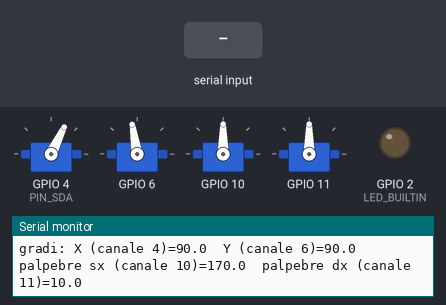
Simulated run of this sketch. Board: ESP8266 (Wemos D1 mini). Shown: 4 × servo, output pins drawn as LEDs (lit = HIGH, except the on-board LED, lit = LOW), the last lines printed to the serial monitor. Wiring (inferred from the names in the program): PCA9685 PWM driver at I2C address 0x40. The inputs (shaded band) are chosen by the test bench. Random numbers use the default seed unless the sketch sets one; servo pulses on a pin are drawn as a servo (544–2400 µs = 0–180°).

Above: at 2.4 s.
2.5 s: "r\n" received over Serial
At 4.15 s:
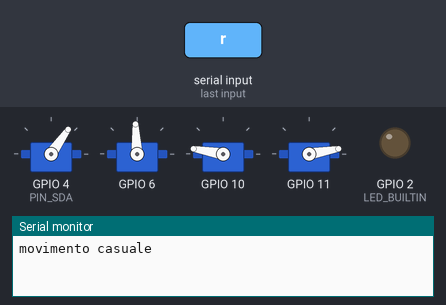
5.5 s: "b\n" received over Serial
At 6.6 s:
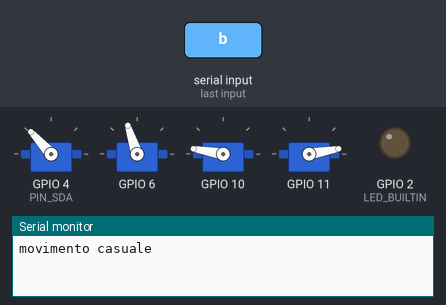
8.5 s: "c\n" received over Serial
At 8.9 s:
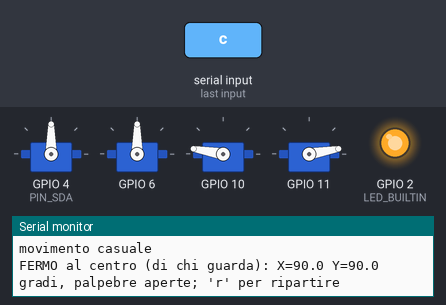
10.0 s: "r\n" received over Serial
At 14.14 s:
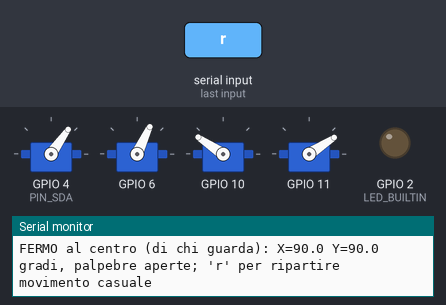
16.0 s: "w\n" received over Serial
19.0 s: "s\n" received over Serial
Timing chart, 0 to 25.5 s (numbered marks = the images above; inputs shaded):
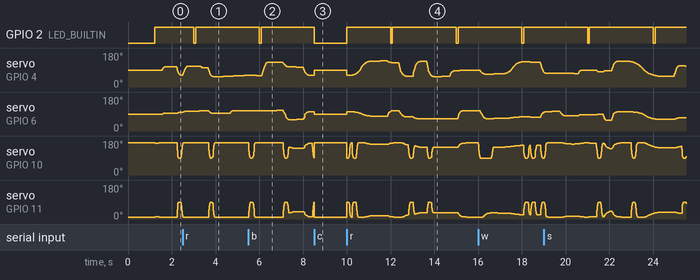

The sketch:

EyeD85_random.ino
```cpp
// =====================================================================
//  EyeD85_random — movimento naturale degli occhi EyeMech D85
// =====================================================================
//  Scheda: ESP8266 (modulo ESP-12F, es. NodeMCU o Wemos D1 mini) con una
//  PCA9685 su I2C. 4 servo: X e Y muovono insieme i due bulbi, ogni occhio
//  ha il suo servo palpebre (superiore + inferiore insieme).
//  Taratura e range in config.h (valori trovati con EyeD85_zero).
//
//  Comportamento (come EyeNode_random, per una sola testa, ma "teatrale":
//  usa tutta la corsa tarata e guarda spesso verso bordi e angoli):
//    fissazione di un punto con micro-movimenti -> saccade verso un nuovo
//    punto (a volte uno spostamento lento di scansione); le palpebre
//    seguono lo sguardo (guardando in basso si abbassano); battiti di
//    ciglia casuali, a volte doppi, spesso dopo un grande spostamento,
//    ogni tanto un occhiolino; "umore" che cambia ogni 1-4 minuti
//    (calmo, curioso, agitato, assonnato).
//
//  Seriale 115200, comandi di una lettera:
//    c   sguardo al centro tarato, palpebre tutte aperte (verifica taratura)
//    1-9 sguardo fermo a un estremo della taratura, come sul tastierino
//        numerico visto da chi guarda gli occhi: 6 = tutto a destra,
//        4 = a sinistra, 8 = in alto, 2 = in basso, 7 9 1 3 = angoli,
//        5 = centro; palpebre tutte aperte
//    r   riprende il movimento casuale
//    b   battito di ciglia
//    w   occhiolino (alterna sinistra/destra)
//    s   stato
//
//  Librerie: solo Wire (inclusa nel core).
// =====================================================================
#include <Wire.h>
#include <math.h>
#if defined(ESP8266)
  #include <ESP8266WiFi.h>
#endif
#include "config.h"

const uint16_t UPDATE_MS = 10;
const uint8_t LID_L = 1, LID_R = 2, LID_BOTH = 3;    // maschera delle palpebre che sbattono

enum Mode { MODE_RANDOM, MODE_HOLD };

// ----------------------------------------------------------- utilita'
static float frand(float a, float b) { return a + (b - a) * (random(0, 10001) / 10000.0f); }
static bool chance(float p) { return random(0, 10000) < (long)(p * 10000.0f); }
static float clampf(float v, float lo, float hi) { return v < lo ? lo : (v > hi ? hi : v); }
static float easeOutCubic(float t) { t = 1.0f - t; return 1.0f - t * t * t; }
static float easeInOutCubic(float t) {
  if (t < 0.5f) return 4.0f * t * t * t;
  float u = -2.0f * t + 2.0f;
  return 1.0f - u * u * u / 2.0f;
}

// Movimento interpolato da 'from' a 'to' in 'dur' ms
struct Move {
  float from = 0, to = 0, cur = 0;
  uint32_t t0 = 0;
  uint16_t dur = 0;
  bool smooth = false;     // false = saccade (parte veloce), true = lento in/out
  void go(float target, uint16_t ms, bool sm, uint32_t now) {
    from = cur; to = target; t0 = now; dur = ms; smooth = sm;
    if (ms == 0) cur = to;
  }
  bool done(uint32_t now) const { return dur == 0 || now - t0 >= dur; }
  void update(uint32_t now) {
    if (done(now)) { cur = to; return; }
    float t = (now - t0) / (float)dur;
    cur = from + (to - from) * (smooth ? easeInOutCubic(t) : easeOutCubic(t));
  }
};

// ----------------------------------------------------------- umori
struct Mood { const char *name; float fix, speed, range, blink, lid; uint8_t weight; };
const Mood MOODS[] = {
  // nome        fissaz. veloc. ampiezza battiti palpebre peso
  { "calmo",     1.3f,   0.85f, 0.85f,   1.20f,  0.00f,   15 },
  { "curioso",   1.0f,   1.00f, 1.00f,   1.00f,  0.05f,   40 },
  { "agitato",   0.45f,  1.25f, 1.00f,   0.60f,  0.10f,   35 },
  { "assonnato", 1.6f,   0.65f, 0.75f,   1.60f, -0.35f,   10 },
};
const uint8_t MOOD_SLEEPY = 3, N_MOODS = sizeof(MOODS) / sizeof(MOODS[0]);

// ----------------------------------------------------------- PCA9685
// Driver minimo (come EyeNode_2servo), senza librerie esterne
float pcaHz = 50.0f;
void pcaWrite8(uint8_t reg, uint8_t v) {
  Wire.beginTransmission(PCA_ADDR); Wire.write(reg); Wire.write(v); Wire.endTransmission();
}
bool pcaBegin() {
#if defined(ESP8266) || defined(ESP32)
  Wire.begin(PIN_SDA, PIN_SCL);
#else
  Wire.begin();
#endif
  Wire.setClock(100000);
  Wire.beginTransmission(PCA_ADDR);
  if (Wire.endTransmission() != 0) return false;
  uint8_t pre = (uint8_t)(PCA_OSC_HZ / (4096.0f * 50.0f) + 0.5f) - 1;
  pcaHz = PCA_OSC_HZ / (4096.0f * (pre + 1));
  pcaWrite8(0x00, 0x10);                     // MODE1: sleep (per cambiare prescaler)
  pcaWrite8(0xFE, pre);                      // PRE_SCALE
  pcaWrite8(0x00, 0x20);                     // MODE1: sveglia + auto-incremento
  delay(1);
  pcaWrite8(0x00, 0xA0);                     // restart
  pcaWrite8(0x01, 0x04);                     // MODE2: uscite totem-pole
  return true;
}
void pcaChannel(uint8_t ch, uint16_t on, uint16_t off) {
  Wire.beginTransmission(PCA_ADDR);
  Wire.write(0x06 + 4 * ch);
  Wire.write(on & 0xFF); Wire.write(on >> 8); Wire.write(off & 0xFF); Wire.write(off >> 8);
  Wire.endTransmission();
}

struct Out {                       // un canale della PCA9685, comandato in gradi
  uint8_t ch = 0;
  int lastTicks = -1;
  float deg = 90;
  void write(float d) {
    deg = clampf(d, 0.0f, 180.0f);
    float us = US_0 + (US_180 - US_0) * deg / 180.0f;
    int ticks = (int)(us * 4096.0f * pcaHz / 1000000.0f + 0.5f);
    if (ticks == lastTicks) return;
    lastTicks = ticks;
    pcaChannel(ch, 0, ticks);
  }
};

static float axisDeg(const AxisCal &c, float v) {
  v = clampf(v, -1.0f, 1.0f);
  return v >= 0 ? c.mid + (c.pos - c.mid) * v : c.mid + (c.mid - c.neg) * v;
}
static float lidDeg(const LidCal &c, float v) {
  return c.closed + (c.open - c.closed) * clampf(v, 0.0f, 1.0f);
}

// ----------------------------------------------------------- stato
Out outX, outY, outLidL, outLidR;
Mode mode = MODE_RANDOM;
uint8_t mood = 1;
Move gazeX, gazeY, lid;
float fixX = 0, fixY = 0, microX = 0, microY = 0, lidLevel = LID_OPEN_REST;
float holdX = 0, holdY = 0;                // sguardo nella posa ferma (MODE_HOLD)
uint8_t blinkPhase = 0, blinksPending = 0, blinkMask = LID_BOTH;   // fase: 0 nessuna, 1 chiusura, 2 chiuse, 3 apertura
uint8_t lastWink = LID_R;
uint32_t blinkHoldUntil = 0, nextGazeAt = 0, nextMicroAt = 0, nextBlinkAt = 0, nextMoodAt = 0;
uint32_t lastUpdate = 0, lastPcaTry = 0;
bool pcaOk = false;

void pickMood(uint32_t now) {
  uint16_t total = 0;
  for (uint8_t i = 0; i < N_MOODS; i++) total += MOODS[i].weight;
  long r = random(0, total);
  for (uint8_t i = 0; i < N_MOODS; i++) {
    if (r < MOODS[i].weight) { mood = i; break; }
    r -= MOODS[i].weight;
  }
  nextMoodAt = now + random(MOOD_MIN_MS, MOOD_MAX_MS);
  Serial.print(F("umore: ")); Serial.println(MOODS[mood].name);
}

// Apertura delle palpebre a riposo: dipende dall'umore e dallo sguardo su/giu'
float lidRest() {
  float y = gazeY.cur + microY;
  float follow = y < 0 ? LID_LOOK_DOWN * y : LID_LOOK_UP * y;
  return clampf(LID_OPEN_REST + MOODS[mood].lid + follow, LID_REST_MIN, 1.0f);
}

uint16_t fixationMs() {
  return (uint16_t)clampf(frand(FIX_MIN_MS, FIX_MAX_MS) * MOODS[mood].fix, 150, 12000);
}

void scheduleBlink(uint32_t now) {
  nextBlinkAt = now + (uint32_t)(frand(BLINK_MIN_MS, BLINK_MAX_MS) * MOODS[mood].blink);
}

void startBlink(uint32_t now, bool allowDouble, uint8_t mask) {
  if (blinkPhase) return;
  blinkMask = mask;
  blinksPending = (allowDouble && mask == LID_BOTH && chance(DOUBLE_BLINK_PROB)) ? 1 : 0;
  blinkPhase = 1;
  lid.cur = lidLevel;
  lid.go(0.0f, (uint16_t)(BLINK_CLOSE_MS / SPEED_SCALE), false, now);
}

void updateBlink(uint32_t now) {
  switch (blinkPhase) {
    case 1:
      if (lid.done(now)) {
        uint16_t hold = blinkMask == LID_BOTH ? BLINK_HOLD_MS : WINK_HOLD_MS;
        if (mood == MOOD_SLEEPY) hold = (uint16_t)(hold * frand(3.0f, 12.0f));   // palpebre "pesanti"
        blinkHoldUntil = now + hold;
        blinkPhase = 2;
      }
      break;
    case 2:
      if ((int32_t)(now - blinkHoldUntil) >= 0) {
        lid.go(lidLevel, (uint16_t)(BLINK_OPEN_MS / (MOODS[mood].speed * SPEED_SCALE)), true, now);
        blinkPhase = 3;
      }
      break;
    case 3:
      lid.to = lidLevel;                     // riapre fin dove intanto e' arrivato lo sguardo
      if (lid.done(now)) {
        if (blinksPending) { blinksPending--; blinkPhase = 0; startBlink(now, false, LID_BOTH); }
        else { blinkPhase = 0; scheduleBlink(now); }
      }
      break;
  }
  lid.update(now);
}

void pickGaze(uint32_t now) {
  const Mood &M = MOODS[mood];
  float rx = RANGE_X * M.range, ry = RANGE_Y * M.range, tx, ty;
  if (chance(0.05f)) { tx = frand(-0.1f, 0.1f); ty = frand(-0.1f, 0.1f); }        // torna a guardare davanti
  else if (chance(EXTREME_PROB)) {                                                 // verso un bordo o un angolo
    tx = (chance(0.5f) ? rx : -rx) * frand(0.75f, 1.0f);
    ty = chance(0.5f) ? (chance(0.5f) ? ry : -ry) * frand(0.6f, 1.0f) : frand(-ry, ry);
  }
  else if (chance(NEW_POINT_PROB)) { tx = frand(-rx, rx); ty = frand(-ry, ry); }   // punto nuovo
  else { tx = fixX + frand(-0.3f, 0.3f); ty = fixY + frand(-0.25f, 0.25f); }      // piccolo spostamento vicino
  tx = clampf(tx, -RANGE_X, RANGE_X);
  ty = clampf(ty, -RANGE_Y, RANGE_Y);

  gazeX.cur += microX; gazeY.cur += microY;  // la saccade parte da dove l'occhio e' davvero
  microX = microY = 0;
  float dist = hypotf(tx - gazeX.cur, ty - gazeY.cur);
  float sp = M.speed * SPEED_SCALE;
  uint16_t dur = (uint16_t)((SACCADE_BASE_MS + SACCADE_PER_UNIT * dist) / sp);
  bool glance = chance(GLANCE_PROB);
  if (glance) dur = (uint16_t)(dur * frand(3.0f, 6.0f));
  gazeX.go(tx, dur, glance, now);
  gazeY.go(ty, dur, glance, now);
  fixX = tx; fixY = ty;
  nextGazeAt = now + dur + fixationMs();
  nextMicroAt = now + dur + random(150, 500);
  if (dist > 0.6f && !glance && chance(BLINK_AFTER_BIG)) startBlink(now, true, LID_BOTH);
}

void writeServos(float x, float y, float lidL, float lidR) {
  outX.write(axisDeg(CAL_X, x));
  outY.write(axisDeg(CAL_Y, y));
  outLidL.write(lidDeg(CAL_LID_L, lidL));
  outLidR.write(lidDeg(CAL_LID_R, lidR));
}

void update(uint32_t now) {
  if (mode == MODE_HOLD) { writeServos(holdX, holdY, 1.0f, 1.0f); return; }
  if ((int32_t)(now - nextMoodAt) >= 0) pickMood(now);

  if (gazeX.done(now) && (int32_t)(now - nextGazeAt) >= 0) pickGaze(now);
  gazeX.update(now);
  gazeY.update(now);
  if (MICRO_AMP > 0 && gazeX.done(now) && (int32_t)(now - nextMicroAt) >= 0) {   // micro-movimenti
    microX = frand(-MICRO_AMP, MICRO_AMP);
    microY = frand(-MICRO_AMP, MICRO_AMP) * 0.7f;
    nextMicroAt = now + random(200, 700);
  }

  if (!blinkPhase && (int32_t)(now - nextBlinkAt) >= 0) {
    uint8_t mask = LID_BOTH;
    if (chance(WINK_PROB)) mask = chance(0.5f) ? LID_L : LID_R;
    startBlink(now, true, mask);
  }
  lidLevel += (lidRest() - lidLevel) * 0.1f;
  updateBlink(now);

  float lidL = (blinkPhase && (blinkMask & LID_L)) ? lid.cur : lidLevel;
  float lidR = (blinkPhase && (blinkMask & LID_R)) ? lid.cur : lidLevel;
  writeServos(gazeX.cur + microX, gazeY.cur + microY, lidL, lidR);
}

// Posizione iniziale, un servo alla volta (meno spunto sull'alimentazione)
void startServos() {
  float lv = lidRest();
  outX.write(axisDeg(CAL_X, 0));        delay(ATTACH_STEP_MS);
  outY.write(axisDeg(CAL_Y, 0));        delay(ATTACH_STEP_MS);
  outLidL.write(lidDeg(CAL_LID_L, lv)); delay(ATTACH_STEP_MS);
  outLidR.write(lidDeg(CAL_LID_R, lv)); delay(ATTACH_STEP_MS);
  uint32_t now = millis();
  nextGazeAt = now + random(300, 1500);
  scheduleBlink(now);
}

void updateLed(uint32_t now) {
  bool on;
  if (!pcaOk) on = (now % 200) < 100;                       // PCA9685 non trovata
  else if (mode != MODE_RANDOM) on = true;
  else on = (now % 3000) < 80;                              // un lampo ogni 3 s
#if defined(ESP8266)
  digitalWrite(LED_BUILTIN, !on);                           // LED del modulo: acceso a LOW
#else
  digitalWrite(LED_BUILTIN, on);
#endif
}

void printStatus() {
  Serial.print(F("EyeD85_random  PCA9685 0x")); Serial.print(PCA_ADDR, HEX);
  Serial.print(pcaOk ? F(" ok") : F(" NON TROVATA"));
  Serial.print(F("  modo=")); Serial.print(mode == MODE_RANDOM ? F("casuale") : F("fermo"));
  Serial.print(F("  umore=")); Serial.println(MOODS[mood].name);
  const Out *const OUTS[] = { &outX, &outY, &outLidL, &outLidR };
  static const char *const NAMES[] = { "X", "Y", "palpebre sx", "palpebre dx" };
  for (uint8_t i = 0; i < 4; i++) {
    Serial.print(i ? F("  ") : F("gradi: ")); Serial.print(NAMES[i]);
    Serial.print(F(" (canale ")); Serial.print(OUTS[i]->ch); Serial.print(F(")="));
    Serial.print(OUTS[i]->deg, 1);
  }
  Serial.println();
}

void handleSerial(uint32_t now) {
  while (Serial.available()) {
    char c = Serial.read();
    if (c == '\n' || c == '\r' || c == ' ') continue;
    if (c == 'c' || (c >= '1' && c <= '9')) {   // posa ferma, tastierino numerico (c = 5)
      uint8_t k = c == 'c' ? 4 : c - '1';
      holdX = (float)(k % 3) - 1.0f;
      holdY = (float)(k / 3) - 1.0f;
      mode = MODE_HOLD;
      static const char *const POSE[] = { "in basso a sinistra", "in basso", "in basso a destra",
                                          "a sinistra", "al centro", "a destra",
                                          "in alto a sinistra", "in alto", "in alto a destra" };
      Serial.print(F("FERMO ")); Serial.print(POSE[k]);
      Serial.print(F(" (di chi guarda): X=")); Serial.print(axisDeg(CAL_X, holdX), 1);
      Serial.print(F(" Y=")); Serial.print(axisDeg(CAL_Y, holdY), 1);
      Serial.println(F(" gradi, palpebre aperte; 'r' per ripartire"));
    } else if (c == 'r') {
      mode = MODE_RANDOM;
      nextGazeAt = now;
      Serial.println(F("movimento casuale"));
    } else if (c == 'b') {
      startBlink(now, false, LID_BOTH);
    } else if (c == 'w') {
      lastWink = lastWink == LID_L ? LID_R : LID_L;
      startBlink(now, false, lastWink);
    } else if (c == 's') {
      printStatus();
    } else {
      Serial.println(F("comandi: c r b w s, 1-9 posa ferma (4/6 sx/dx, 8/2 su/giu', 5 centro)"));
    }
  }
}

void setup() {
  pinMode(LED_BUILTIN, OUTPUT);
  Serial.begin(115200);
#if defined(ESP8266)
  WiFi.mode(WIFI_OFF);                       // niente WiFi: meno consumo e niente riconnessioni
  randomSeed(ESP.random());                  // generatore hardware: ogni accensione e' diversa
#else
  randomSeed(analogRead(A0) ^ micros());
#endif
  delay(200);
  Serial.println();
  outX.ch = CH_X;
  outY.ch = CH_Y;
  outLidL.ch = CH_LID_L;
  outLidR.ch = CH_LID_R;
  pcaOk = pcaBegin();
  if (pcaOk) startServos();
  else Serial.println(F("ERRORE: PCA9685 non risponde (cavi SDA/SCL, VCC 3.3 V, GND comune, indirizzo)"));
  pickMood(millis());
  printStatus();
  lastUpdate = lastPcaTry = millis();
}

void loop() {
  uint32_t now = millis();
  handleSerial(now);
  if (now - lastUpdate < UPDATE_MS) return;
  lastUpdate = now;
  updateLed(now);
  if (!pcaOk) {                              // riprova ogni 2 s (es. PCA9685 collegata dopo)
    if (now - lastPcaTry > 2000) {
      lastPcaTry = now;
      pcaOk = pcaBegin();
      if (pcaOk) { Serial.println(F("PCA9685 trovata")); startServos(); }
    }
    return;
  }
  update(now);
}
```

Source omitted: config.h (5623 bytes)
